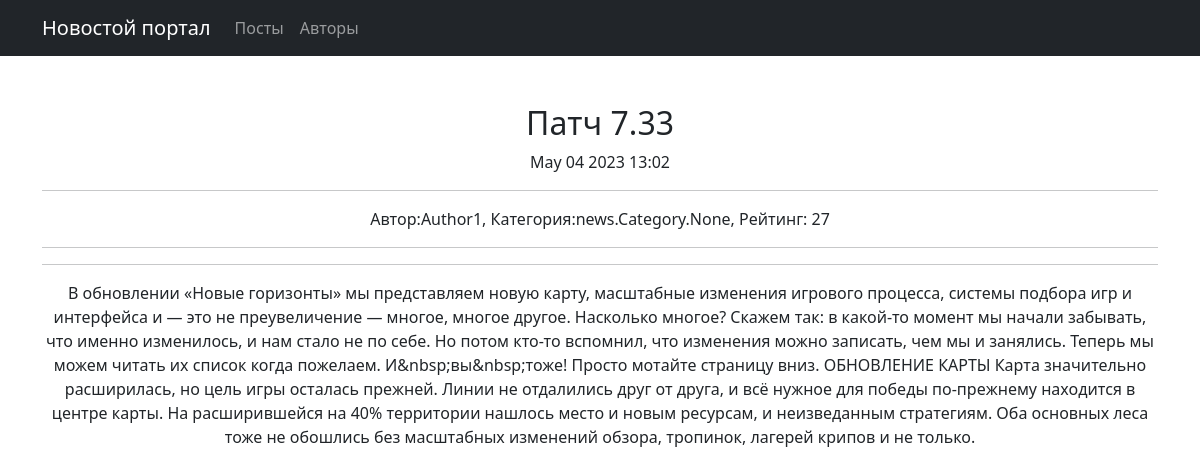
/post/1, run on the app's committed database.
### news/models.py (models this page shows, shortened)
class Post(models.Model):
    POSTS = [
        ("art", "Статья"),
        ("nws", "Новость")
    ]
    author = models.ForeignKey(Author, on_delete=models.CASCADE)
    title = models.CharField(max_length=255)
    post = models.CharField(max_length=3, choices=POSTS, default="nws")
    time_post = models.DateTimeField(default=timezone.now)
    category = models.ManyToManyField(Category, through='PostCategory')
    text = models.TextField()
    rate = models.IntegerField(default=0)

class Author(models.Model):
    user = models.OneToOneField(User, on_delete=models.CASCADE)
    rate = models.IntegerField(default=0)

### news/views.py (the view)
# urls.py: path('post/<int:pk>', NewsN.as_view(), name='post_detail'),
class NewsN(DetailView):
    model = Post
    template_name = 'newsn.html'
    context_object_name = 'newsn'

### news/templatetags/custom_filters.py (called while the page is built)
@register.filter()
def cenz(text):
    for i in text.split():
        if i.lower() in swear_word:
            text = text.replace(i, f'***{i[0]}***')
    return text

### templates/newsn.html
{% extends 'flatpages/default.html' %}
{% load custom_filters %}!
{% block title%}
<h2>{{newsn.title|cenz}}</h2>
{{newsn.time_post|date:'M d Y G:i'}}
<hr>
Автор:{{newsn.author.user}}, Категория:{{object.category}}, Рейтинг: {{newsn.rate}}
<hr>
{% endblock title %}
{% block content %}
<hr>
{{newsn.text|cenz}}
{% endblock content %}

### data on the page
Post: title|cenz "Патч 7.33", time_post "May 04 2023 13:02", author.user "Author1", category "news.Category.None", rate "27", text|cenz "В обновлении «Новые горизонты» мы представляем новую карту, масштабные изменения игрового процесса, системы подбора игр и интерфейса и — это не преувеличение — многое, многое другое. Насколько многое? Скажем так: в какой-то момент мы начали забывать, что именно изменилось, и нам стало не по себе. Но потом кто-то вспомнил, что изменения можно записать, чем мы и занялись. Теперь мы можем читать их список когда пожелаем. И&nbsp;вы&nbsp;тоже! Просто мотайте страницу вниз. ОБНОВЛЕНИЕ КАРТЫ Карта значительно расширилась, но цель игры осталась прежней. Линии не отдалились друг от друга, и всё нужное для победы по-прежнему находится в центре карты. На расширившейся на 40% территории нашлось место и…"
